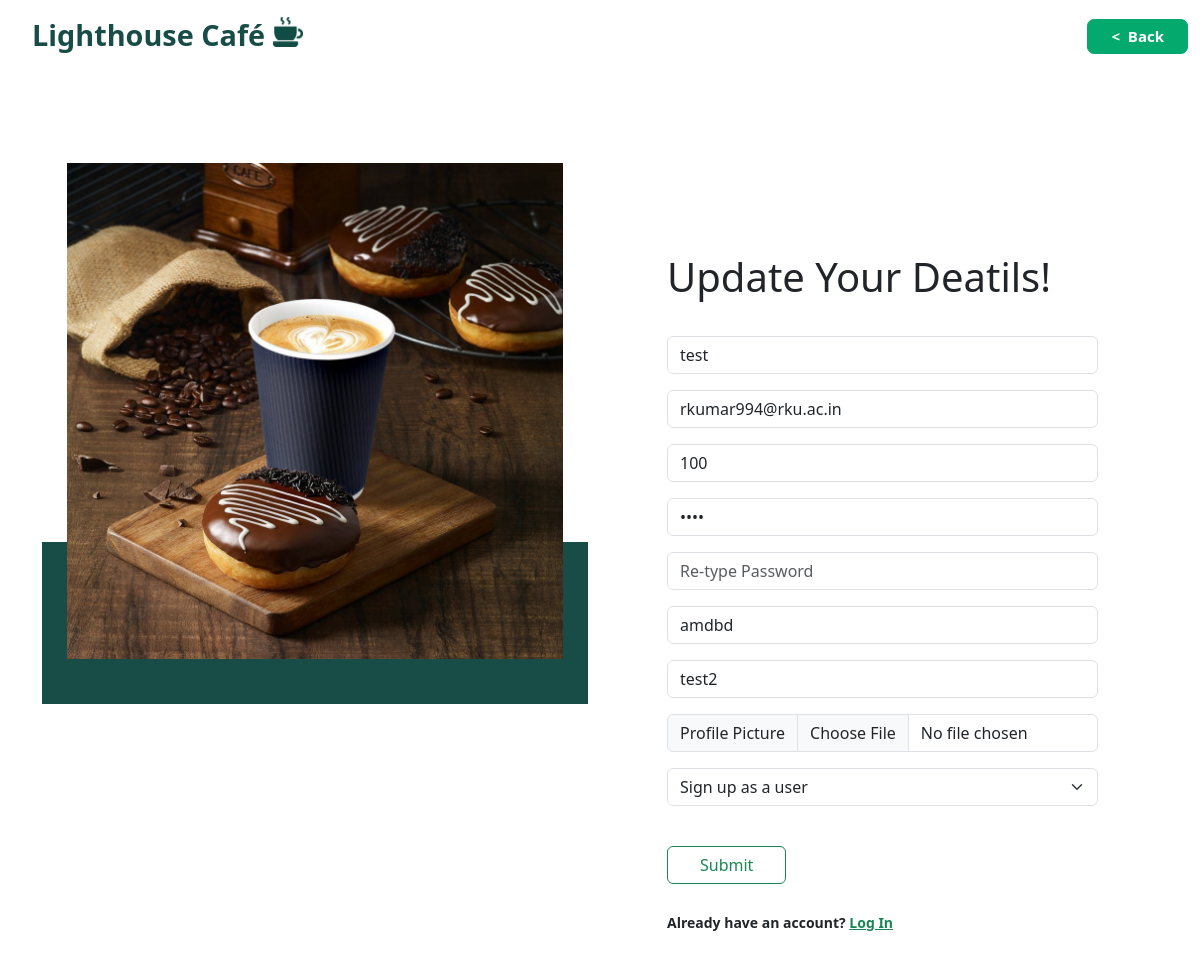
/update.php?id=2 (signed in), run on the app's committed database.
### tables this page shows
CREATE TABLE `users_table` (
  `id` int(11) NOT NULL,
  `name` varchar(20) NOT NULL,
  `email` varchar(25) NOT NULL,
  `phone` bigint(10) NOT NULL,
  `pass` varchar(20) NOT NULL,
  `cpass` varchar(20) NOT NULL,
  `location` varchar(15) NOT NULL,
  `handle` varchar(15) NOT NULL,
  `access` varchar(5) NOT NULL,
  `image` varchar(400) NOT NULL,
  `password_hash` varchar(64) NOT NULL,
  `reset_token_hash` varchar(64) DEFAULT NULL,
  `reset_token_expires_at` datetime DEFAULT NULL,
  `status` int(11) NOT NULL
);

### update.php (the view, shortened to what this page needs)
<?php
include("connection.php");
$id = $_GET['id'];
$query = "SELECT * FROM users_table where id='$id'";
$data = mysqli_query($conn, $query);
$result = mysqli_fetch_assoc($data);
?>
<!DOCTYPE html>
<html lang="en">
<head>
	<link rel="stylesheet" href="css/style.css">
	<link rel="stylesheet" href="css/bootstrap.min.css">
  </head>
  <?php include("assets/header4.php"); ?>
<body data-bs-spy="scroll" data-bs-target=".navbar" data-bs-offset="100">
	<section class="login_section layout_padding">
		<div class="container">
			<div class="row">
				<div class="col-md-6">
					<div class="img-box">
						<img src="images/5778.jpg" alt="">
					</div>
				</div>
				<div class="col-md-6">
					<div class="form-box">
						<form action="#" method="POST" enctype="multipart/form-data">
							<h1>Update Your Deatils!</h1>
							<div class="form-outline mb-3">
								<input type="text" name="name" class="name-field form-control form-control-md" value = "<?php echo $result['name']; ?>"
									placeholder="Your Name">
							</div>
							<div class="form-outline mb-3">
								<input type="email" name="email" id="email" class="email-field form-control form-control-md" value = "<?php echo $result['email']; ?>"
									placeholder="Email address">
							</div>
							<div class="form-outline mb-3">
								<input type="text" name="phone" class="phone-field form-control form-control-md"
									placeholder="Phone number" value = "<?php echo $result['phone']; ?>">
							</div>
							<div class="form-outline mb-3">
								<input type="password" name="password" class="password-field form-control form-control-md" value = "<?php echo $result['pass']; ?>"
									placeholder="Password">
							</div>
							<div class="form-outline mb-3">
								<input type="password" name="cpassword" class="c-password-field form-control form-control-md"
									placeholder="Re-type Password">
							</div>
							<div class="form-outline mb-3">
								<input type="text" name="location" class="name-field form-control form-control-md"
									placeholder="Your Location" value = "<?php echo $result['location']; ?>">
							</div>
							<div class="form-outline mb-3">
								<input type="text" name="handle" class="name-field form-control form-control-md" placeholder="Choose a username"  value = "<?php echo $result['handle']; ?>">
							</div>
							<div class="form-outline mb-3 input-group custom-file-button">
								<label class="input-group-text" for="inputGroupFile">Profile Picture</label>
								<input type="file" name="uploadfile" class="input form-control" id="inputGroupFile">
							</div>
							<div class="form-outline mb-3">
								<select name="access" class="form-select" aria-label="Default select example">
									<option value="User" selected>Sign up as a user</option>
								</select>
							</div>
							<div class="d-flex justify-content-between align-items-center">
								<div class="text-center text-lg-start mt-3 pt-2">
									<input type = "submit" name = "update" class="btn btn-outline-success btn-md"
										style="padding-left: 2rem; padding-right: 2rem;">
									<p class="small fw-bold mt-4 pt-1 mb-0">Already have an account? <a href="login.php"
											class="link-success">Log In</a></p>
								</div>
						</form>
					</div>
				</div>
			</div>
		</div>
	</section>
</body>
</html>

### css/style.css (style rules this page uses)
body { color: #0c0c0c; background-color: #ffffff; overflow-x: hidden; font-family: Arial, Helvetica, sans-serif; text-decoration: none; }
.layout_padding { padding: 90px 0; }
.login_section .img-box { position: relative; background: -webkit-gradient(linear, left top, left bottom, color-stop(70%, transparent), color-stop(70%, #184d47)); background: linear-gradient(to bottom, transparent 70%, #184d47 70%); padding: 0 25px 45px 25px; }
.login_section .img-box img { width: 100%; position: relative; }
.login_section .form-box { padding-left: 55px; padding-right: 60px; padding-top: 90px; }
.login_section .form-box h1 { margin-bottom: 35px; }

### data on the page
users_table: name "test", email "rkumar994@rku.ac.in", phone "100", location "amdbd", handle "test2"
